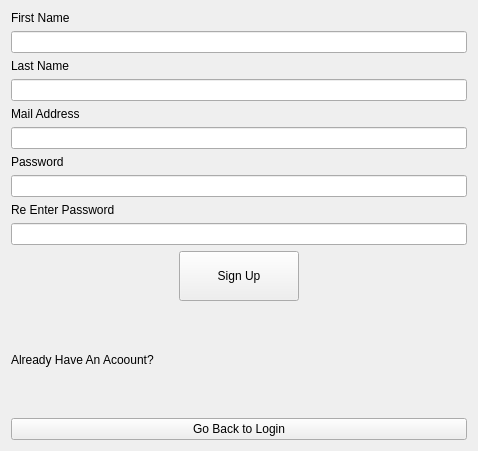
<?xml version="1.0" encoding="UTF-8"?>
<ui version="4.0">
 <class>signup</class>
 <widget class="QWidget" name="signup">
  <property name="geometry">
   <rect>
    <x>0</x>
    <y>0</y>
    <width>478</width>
    <height>451</height>
   </rect>
  </property>
  <property name="windowTitle">
   <string>Form</string>
  </property>
  <layout class="QVBoxLayout" name="verticalLayout_2">
   <item>
    <layout class="QVBoxLayout" name="verticalLayout">
     <item>
      <widget class="QLabel" name="label">
       <property name="text">
        <string>First Name</string>
       </property>
      </widget>
     </item>
     <item>
      <widget class="QLineEdit" name="lineEdit_signup_fname"/>
     </item>
     <item>
      <widget class="QLabel" name="label_2">
       <property name="text">
        <string>Last Name</string>
       </property>
      </widget>
     </item>
     <item>
      <widget class="QLineEdit" name="LineEdit_signup_lname"/>
     </item>
     <item>
      <widget class="QLabel" name="label_4">
       <property name="text">
        <string>Mail Address</string>
       </property>
      </widget>
     </item>
     <item>
      <widget class="QLineEdit" name="lineEdit_signup_mail">
       <property name="placeholderText">
        <string/>
       </property>
      </widget>
     </item>
     <item>
      <widget class="QLabel" name="label_3">
       <property name="text">
        <string>Password</string>
       </property>
      </widget>
     </item>
     <item>
      <widget class="QLineEdit" name="lineEdit_signup_pass"/>
     </item>
     <item>
      <widget class="QLabel" name="label_5">
       <property name="text">
        <string>Re Enter Password</string>
       </property>
      </widget>
     </item>
     <item>
      <widget class="QLineEdit" name="lineEdit_signup_pass_reenter"/>
     </item>
    </layout>
   </item>
   <item>
    <layout class="QHBoxLayout" name="horizontalLayout">
     <item>
      <widget class="QPushButton" name="pushButton_signup">
       <property name="enabled">
        <bool>true</bool>
       </property>
       <property name="sizePolicy">
        <sizepolicy hsizetype="Fixed" vsizetype="Fixed">
         <horstretch>0</horstretch>
         <verstretch>0</verstretch>
        </sizepolicy>
       </property>
       <property name="minimumSize">
        <size>
         <width>120</width>
         <height>50</height>
        </size>
       </property>
       <property name="text">
        <string>Sign Up</string>
       </property>
      </widget>
     </item>
    </layout>
   </item>
   <item>
    <layout class="QVBoxLayout" name="verticalLayout_3">
     <item>
      <widget class="QLabel" name="label_6">
       <property name="text">
        <string>Already Have An Acoount?</string>
       </property>
      </widget>
     </item>
     <item>
      <widget class="QPushButton" name="pushButton_signup_gotologin">
       <property name="text">
        <string>Go Back to Login</string>
       </property>
      </widget>
     </item>
    </layout>
   </item>
  </layout>
 </widget>
 <resources/>
 <connections/>
</ui>
